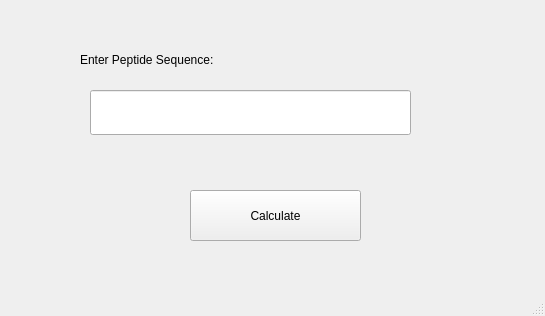
<?xml version="1.0" encoding="UTF-8"?>
<ui version="4.0">
 <class>MainWindow</class>
 <widget class="QMainWindow" name="MainWindow">
  <property name="geometry">
   <rect>
    <x>0</x>
    <y>0</y>
    <width>545</width>
    <height>316</height>
   </rect>
  </property>
  <property name="windowTitle">
   <string>MainWindow</string>
  </property>
  <widget class="QWidget" name="centralwidget">
   <widget class="QLineEdit" name="peptide_seq">
    <property name="geometry">
     <rect>
      <x>90</x>
      <y>90</y>
      <width>321</width>
      <height>45</height>
     </rect>
    </property>
   </widget>
   <widget class="QLabel" name="label">
    <property name="geometry">
     <rect>
      <x>80</x>
      <y>40</y>
      <width>361</width>
      <height>39</height>
     </rect>
    </property>
    <property name="text">
     <string>Enter Peptide Sequence:</string>
    </property>
   </widget>
   <widget class="QPushButton" name="peptide_calc">
    <property name="geometry">
     <rect>
      <x>190</x>
      <y>190</y>
      <width>171</width>
      <height>51</height>
     </rect>
    </property>
    <property name="text">
     <string>Calculate</string>
    </property>
   </widget>
  </widget>
  <widget class="QMenuBar" name="menubar">
   <property name="geometry">
    <rect>
     <x>0</x>
     <y>0</y>
     <width>545</width>
     <height>21</height>
    </rect>
   </property>
  </widget>
  <widget class="QStatusBar" name="statusbar"/>
 </widget>
 <resources/>
 <connections/>
</ui>
